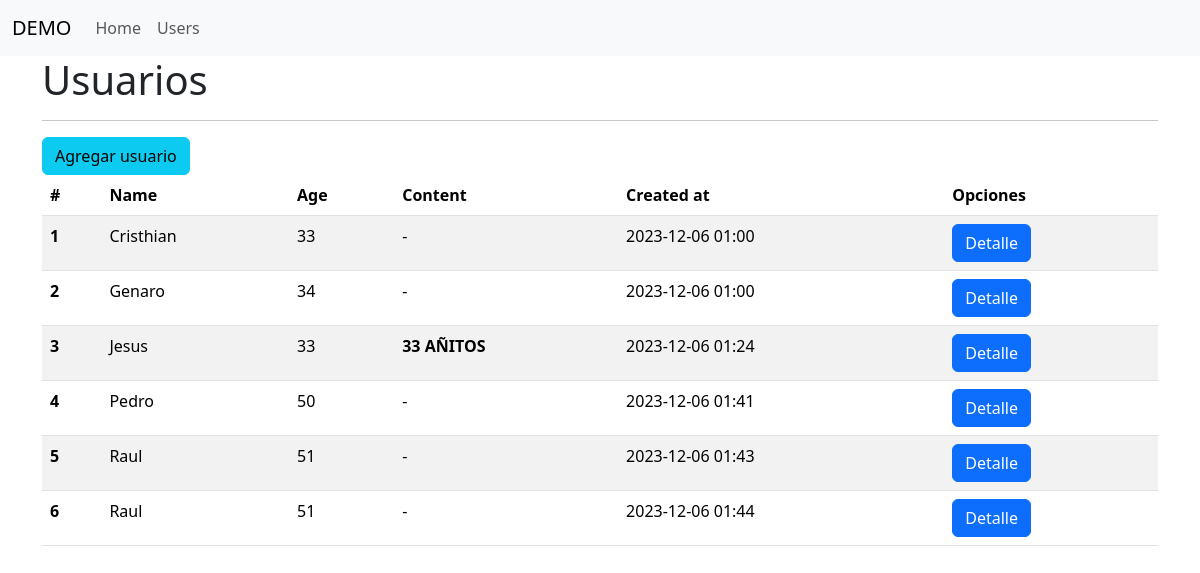
Screenshot of /users with the database file from the repository.
### main.py (models this page shows, shortened)
class User(db.Model):
    id = db.Column(db.Integer, primary_key=True)
    name = db.Column(db.String(150), nullable=False)
    age = db.Column(db.Integer, nullable=False)
    content = db.Column(db.Text, nullable=True)
    created_at = db.Column(db.DateTime(timezone=True), server_default=func.now())

### main.py (the view)
@app.route("/users")
def users():
    users_data = User.query.all()
    return render_template("users.html", users=users_data)

### templates/users.html (shortened to what this page needs)
{% extends 'base.html' %}
{% block content %}
    <h1>Usuarios</h1>
    <hr>
    <a href="{{ url_for('users_add') }}" class="btn btn-info">Agregar usuario</a>
    <table class="table table-striped">
      <thead>
        <tr>
          <th scope="col">#</th>
          <th scope="col">Name</th>
          <th scope="col">Age</th>
          <th scope="col">Content</th>
          <th scope="col">Created at</th>
          <th scope="col">Opciones</th>
        </tr>
      </thead>
      <tbody>
        {% for user in users %}
        <tr>
          <th scope="row">{{ user.id }}</th>
          <td>{{ user.name|title }}</td>
          <td>{{ user.age }}</td>
          {% if user.content %}
          <td>{{ user.content|safe }}</td>
          {% else %}
          <td>-</td>
          {% endif %}
          <td>{{ user.created_at.strftime("%Y-%m-%d %I:%M") }}</td>
          <td>
            <a href="{{ url_for('users_by_id', id=user.id)}}" class="btn btn-primary">Detalle</a>
          </td>
        </tr>
        {% endfor %}
      </tbody>
    </table>
{% endblock %}

### templates/base.html (shortened to what this page needs)
<!doctype html>
<html lang="en" class="h-100" data-bs-theme="auto">
  <head>
    <link href="https://cdn.jsdelivr.net/npm/bootstrap@5.3.2/dist/css/bootstrap.min.css" rel="stylesheet">
  </head>
  <body>
    <nav class="navbar navbar-expand-lg bg-body-tertiary">
      <div class="container-fluid">
        <a class="navbar-brand" href="#">DEMO</a>
        <div class="collapse navbar-collapse" id="navbarSupportedContent">
          <ul class="navbar-nav me-auto mb-2 mb-lg-0">
            <li class="nav-item">
              <a class="nav-link" aria-current="page" href="{{ url_for('index') }}">Home</a>
            </li>
            <li class="nav-item">
              <a class="nav-link" href="{{ url_for('users') }}">Users</a>
            </li>
          </ul>
        </div>
      </div>
    </nav>
    <div class="container">
        <div class="row align-items-center">
            <div class="col">
                {% block content %}
                {% endblock %}
            </div>
        </div>
    </div>
  </body>
</html>

### rows the page displays
User: id "1", name "Cristhian", age "33", created_at "2023-12-06 01:00"
User: id "2", name "Genaro", age "34", created_at "2023-12-06 01:00"
User: id "3", name "Jesus", age "33", content "33 AÑITOS", created_at "2023-12-06 01:24"
User: id "4", name "Pedro", age "50", created_at "2023-12-06 01:41"
User: id "5", name "Raul", age "51", created_at "2023-12-06 01:43"
User: id "6", name "Raul", age "51", created_at "2023-12-06 01:44"
